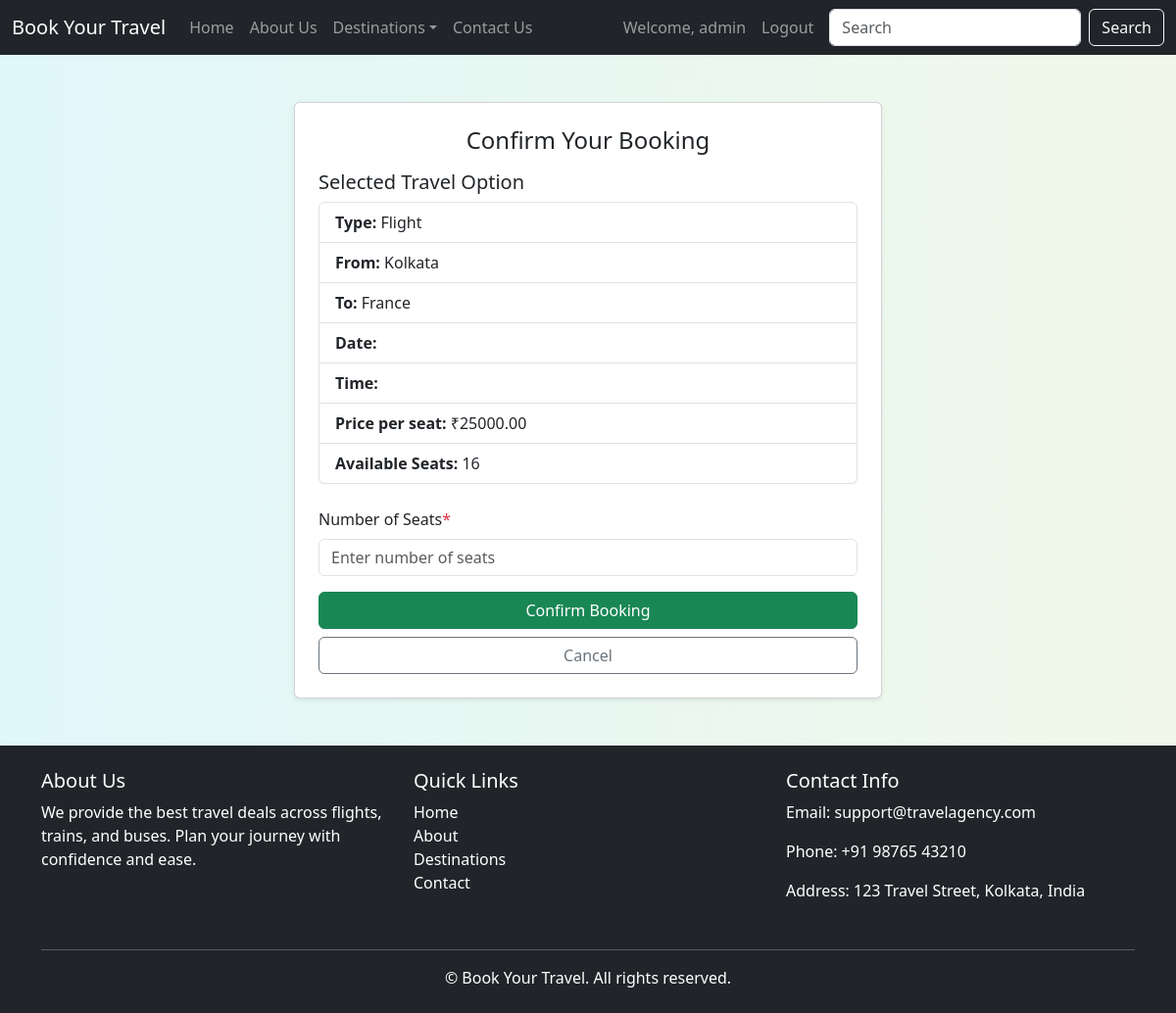
Page /book/1/ (signed in) on the earlier database version.
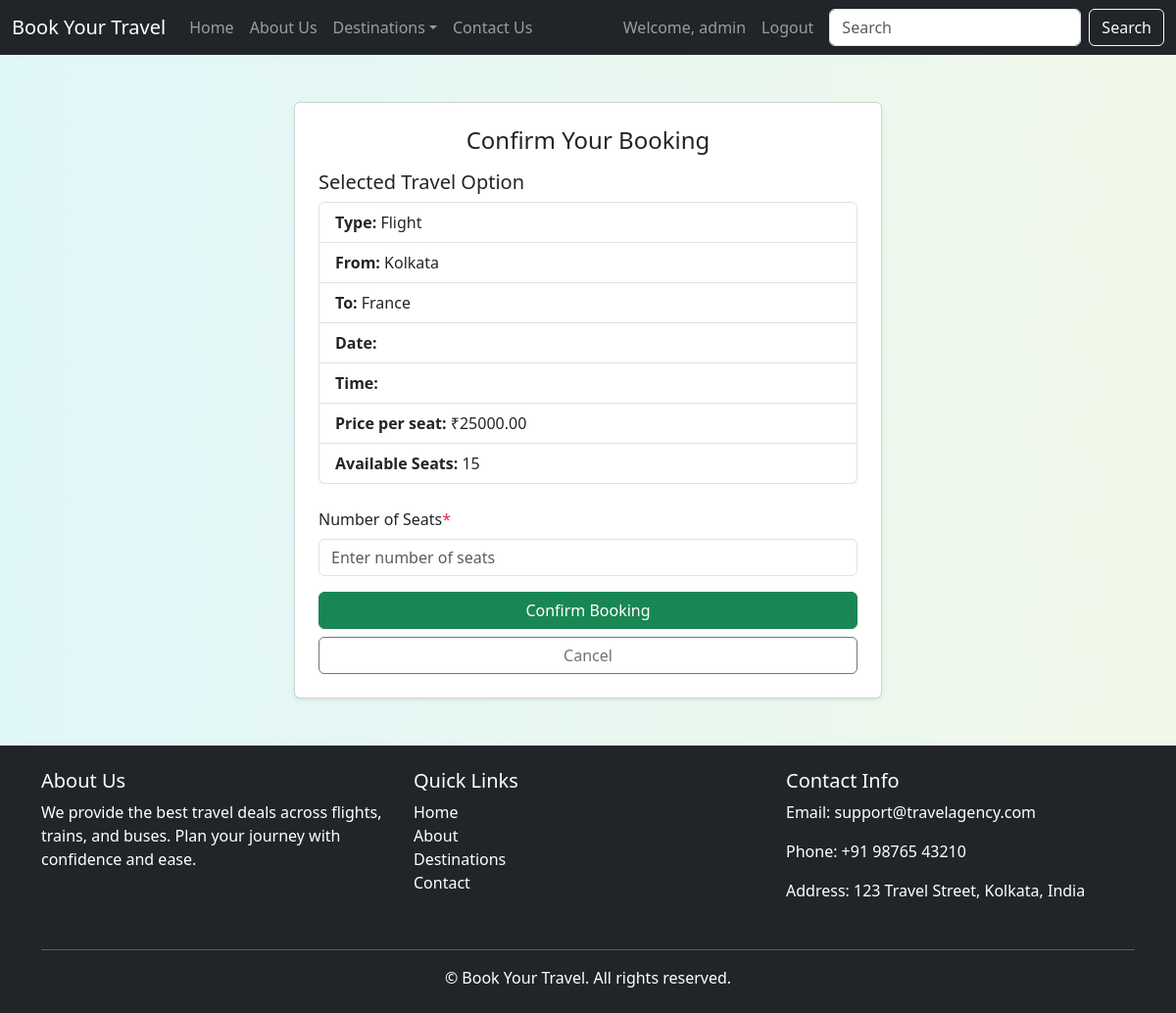
Same page on the later database version.
### booking/models.py (models this page shows, shortened)
class TravelOption(models.Model):
    TRAVEL_TYPES = [
        ('Flight', 'Flight'),
        ('Train', 'Train'),
        ('Bus', 'Bus'),
    ]
    travel_id = models.AutoField(primary_key=True)
    travel_type = models.CharField(max_length=10, choices=TRAVEL_TYPES)
    source = models.CharField(max_length=100)
    destination = models.CharField(max_length=100)
    datetime = models.DateTimeField()
    price = models.DecimalField(max_digits=10, decimal_places=2)
    available_seats = models.PositiveIntegerField()

### booking/views.py (the view)
# urls.py: path('book/<int:travel_id>/', views.book_travel_option, name='book_travel_option'),
@login_required
def book_travel_option(request, travel_id):
    travel_option = get_object_or_404(TravelOption, pk=travel_id)
    if request.method == 'POST':
        form = BookingForm(request.POST)
        if form.is_valid():
            booking = form.save(commit=False)
            booking.user = request.user
            booking.travel_option = travel_option
            booking.total_price = travel_option.price * booking.number_of_seats
            if booking.number_of_seats > travel_option.available_seats:
                form.add_error('number_of_seats', 'Not enough seats available.')
            else:
                booking.save()
                travel_option.available_seats -= booking.number_of_seats
                travel_option.save()
                return redirect('booking_success')
    else:
        form = BookingForm()
    return render(request, 'book_travel.html', {
        'form': form,
        'travel_option': travel_option
    })

### booking/forms.py
class BookingForm(forms.ModelForm):
    class Meta:
        model = Booking
        fields = ['number_of_seats']
    def __init__(self, *args, **kwargs):
        super(BookingForm, self).__init__(*args, **kwargs)
        self.fields['number_of_seats'].widget.attrs.update({
            'class': 'form-control',
            'placeholder': 'Enter number of seats'
        })

### templates/book_travel.html (shortened to what this page needs)
{% extends "base.html" %}
{% block body %}
<div class="container mt-5">
  <div class="card shadow-sm p-4" style="max-width: 600px; margin: auto;">
    <h4 class="mb-3 text-center">Confirm Your Booking</h4>
    <div class="mb-4">
      <h5>Selected Travel Option</h5>
      <ul class="list-group">
        <li class="list-group-item"><strong>Type:</strong> {{ travel_option.travel_type }}</li>
        <li class="list-group-item"><strong>From:</strong> {{ travel_option.source }}</li>
        <li class="list-group-item"><strong>To:</strong> {{ travel_option.destination }}</li>
        <li class="list-group-item"><strong>Date:</strong> {{ travel_option.departure_date }}</li>
        <li class="list-group-item"><strong>Time:</strong> {{ travel_option.departure_time }}</li>
        <li class="list-group-item"><strong>Price per seat:</strong> ₹{{ travel_option.price }}</li>
        <li class="list-group-item"><strong>Available Seats:</strong> {{ travel_option.available_seats }}</li>
      </ul>
    </div>
    <form method="POST">
      <div class="mb-3">
        <label for="id_number_of_seats" class="form-label">Number of Seats<span class="text-danger">*</span></label>
        {{ form.number_of_seats }}
      </div>
      <div class="d-grid gap-2">
        <button type="submit" class="btn btn-success">Confirm Booking</button>
        <a href="{% url 'list_travel_options' %}" class="btn btn-outline-secondary">Cancel</a>
      </div>
    </form>
  </div>
</div>
{% endblock %}

Differences in the rows shown:
changed TravelOption "Flight": available_seats "16" → "15"
